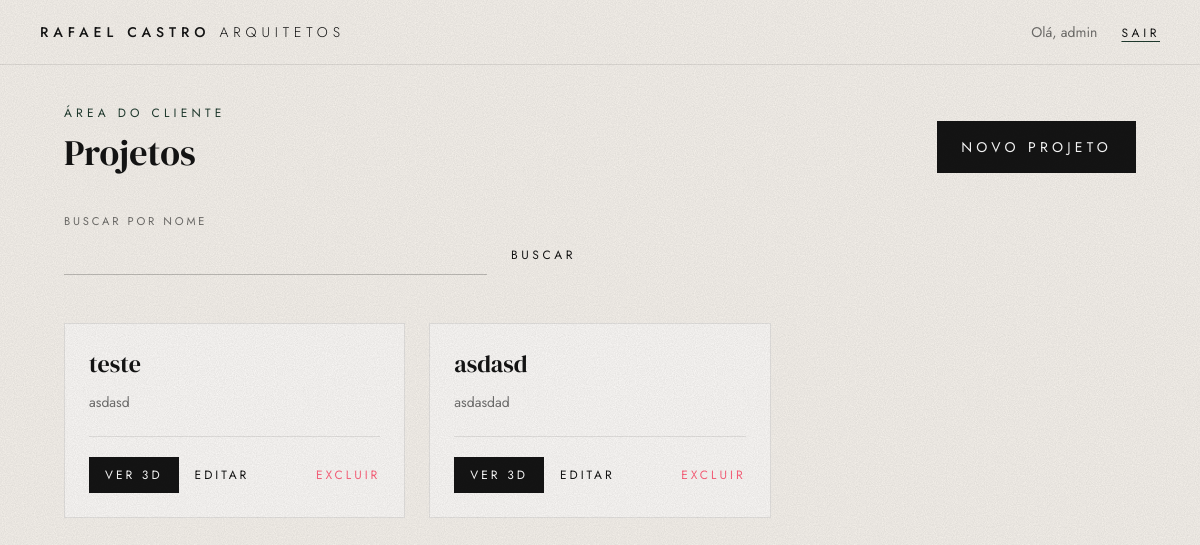
Page /projects3d/list/ (signed in) on the earlier database version.
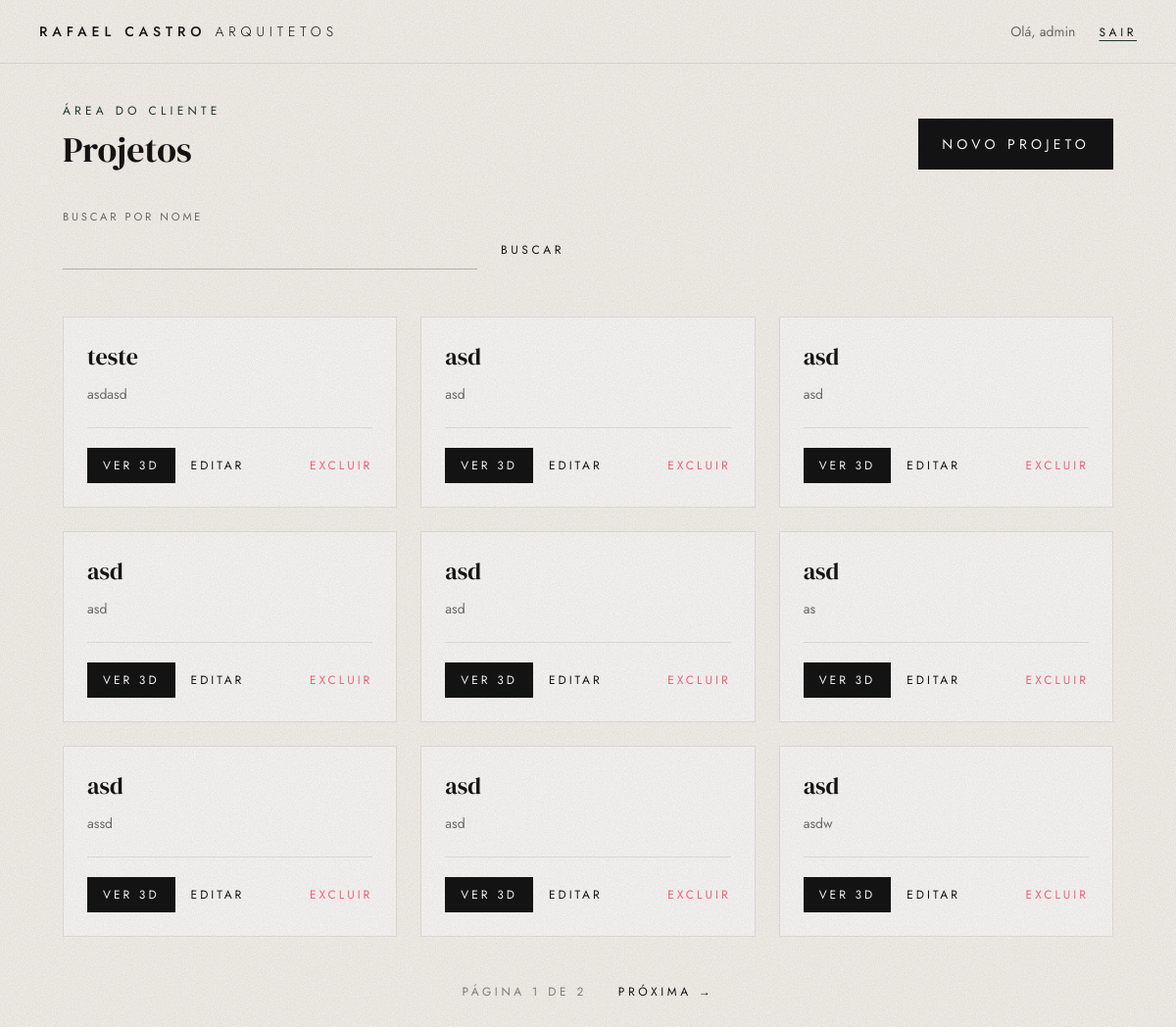
Same page on the later database version.
### projects3d/models.py (models this page shows, shortened)
class Project(models.Model):
    name = models.CharField(max_length=100)
    description = models.TextField(blank=True)
    model_file = models.FileField(upload_to='projects3d/models/')

### projects3d/views.py (the view)
# urls.py: path('list/', ProjectListView.as_view(), name='project-list'),
class ProjectListView(LoginRequiredMixin,ListView):
    model = Project
    template_name = 'projects3d/project_list.html'
    context_object_name = 'projects'
    paginate_by = 9
    def get_queryset(self):
        queryset = super().get_queryset()
        search_query = self.request.GET.get('search', None)
        if search_query:
            queryset = queryset.filter(name__icontains=search_query)
        return queryset

### projects3d/templates/projects3d/project_list.html (shortened to what this page needs)
{% extends "base_1.html" %}
{% block content %}
{% include "partials/_nav_bar.html" %}
<main class="max-w-6xl mx-auto p-6 sm:p-10">
  <div class="flex flex-wrap items-end justify-between gap-6 mb-10">
    <div>
      <p class="sobretitulo">Área do cliente</p>
      <h1 class="font-serifa text-4xl mt-3">Projetos</h1>
    </div>
    <a href="{% url 'projects3d:project-create' %}" class="botao">Novo projeto</a>
  </div>
  <form method="get" class="flex items-end gap-6 mb-12 max-w-lg">
    <div class="flex-1">
      <label for="busca" class="rotulo">Buscar por nome</label>
      <input type="text" id="busca" name="search" value="{{ request.GET.search|default:'' }}" class="campo">
    </div>
    <button type="submit" class="text-xs tracking-[0.3em] uppercase pb-3 cursor-pointer hover:text-verde">Buscar</button>
  </form>
  <div class="grid gap-6 sm:grid-cols-2 lg:grid-cols-3">
    {% for project in projects %}
      <article class="flex flex-col bg-white/60 border border-preto/10 p-6 transition-colors hover:border-verde/40">
        <h2 class="font-serifa text-2xl">{{ project.name }}</h2>
        <p class="mt-3 flex-1 text-sm text-preto/60">{{ project.description|default:"Sem descrição."|truncatewords:20 }}</p>
        <div class="flex flex-wrap items-center gap-4 mt-6 pt-5 border-t border-preto/10">
          <a href="{% url 'projects3d:project-detail' project.pk %}" class="botao botao-sm">Ver 3D</a>
          <button type="button" class="text-xs tracking-[0.25em] uppercase cursor-pointer hover:text-verde"
                  hx-get="{% url 'projects3d:project-update' project.pk %}"
                  hx-target="body" hx-swap="beforeend">
            Editar
          </button>
          <button type="button" class="ml-auto text-xs tracking-[0.25em] uppercase text-[var(--color-error)] cursor-pointer hover:underline underline-offset-4"
                  hx-get="{% url 'projects3d:project-delete' project.pk %}"
                  hx-target="body" hx-swap="beforeend">
            Excluir
          </button>
        </div>
      </article>
    {% empty %}
      <p class="text-preto/60">Nenhum projeto encontrado.</p>
    {% endfor %}
  </div>
  {% if is_paginated %}
    <nav class="flex items-center justify-center gap-8 mt-12 text-xs tracking-[0.3em] uppercase">
      <span class="text-preto/50">Página {{ page_obj.number }} de {{ page_obj.paginator.num_pages }}</span>
      {% if page_obj.has_next %}
        <a href="{% querystring page=page_obj.next_page_number %}" class="hover:text-verde">Próxima &rarr;</a>
      {% endif %}
    </nav>
  {% endif %}
</main>
{% endblock %}

### templates/base_1.html (shortened to what this page needs)
<!DOCTYPE html>
<html lang="pt-br" data-theme="lofi" class="bg-areia">
<head>
    <link href="https://cdn.jsdelivr.net/npm/daisyui@5" rel="stylesheet" type="text/css" />
    <script src="https://cdn.jsdelivr.net/npm/@tailwindcss/browser@4"></script>
</head>
<body class="textura min-h-screen font-sans antialiased bg-areia text-preto">
    {% block content %}
    {% endblock %}
</body>
</html>

### templates/partials/_nav_bar.html (shortened to what this page needs)
<nav class="flex items-center justify-between gap-4 px-6 sm:px-10 py-5 border-b border-preto/10">
  <a href="{% url 'projects3d:project-list' %}" class="text-sm font-medium tracking-[0.35em] uppercase">
    Rafael Castro <span class="font-light">Arquitetos</span>
  </a>
  {% if user.is_authenticated %}
    <div class="flex items-center gap-6">
      <span class="hidden sm:inline text-sm text-preto/60">Olá, {{ user.first_name|default:user.username }}</span>
      <form method="post" action="{% url 'accounts:logout' %}">
        <button type="submit" class="text-xs tracking-[0.3em] uppercase underline underline-offset-4 decoration-verde cursor-pointer hover:text-verde">Sair</button>
      </form>
    </div>
  {% endif %}
</nav>

### templates/base_1.html (style rules this page uses)
.textura::before { content: ""; position: fixed; inset: 0; z-index: 40; pointer-events: none; opacity: 0.22; mix-blend-mode: multiply; }

Differences in the rows shown:
removed Project: name "asdasd", description "asdasdad"
added Project: name "asd", description "asd"
added Project: name "asd", description "asd"
added Project: name "asd", description "asd"
added Project: name "asd", description "asd"
added Project: name "asd", description "as"
added Project: name "asd", description "assd"
added Project: name "asd", description "asd"
added Project: name "asd", description "asdw"
Other differences:
{{ page_obj.number }}: (not shown) → "1"
{{ page_obj.paginator.num_pages }}: (not shown) → "2"
text now shown: "PÁGINA DE PRÓXIMA →"
